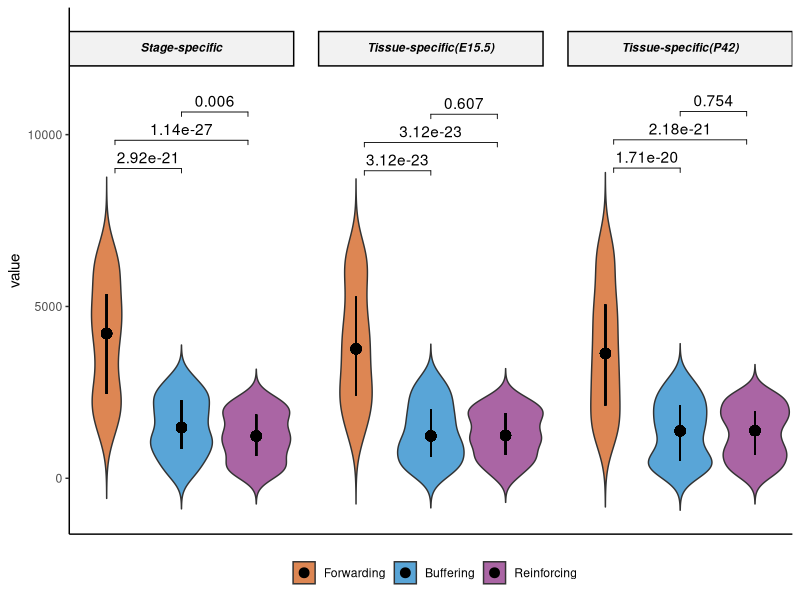
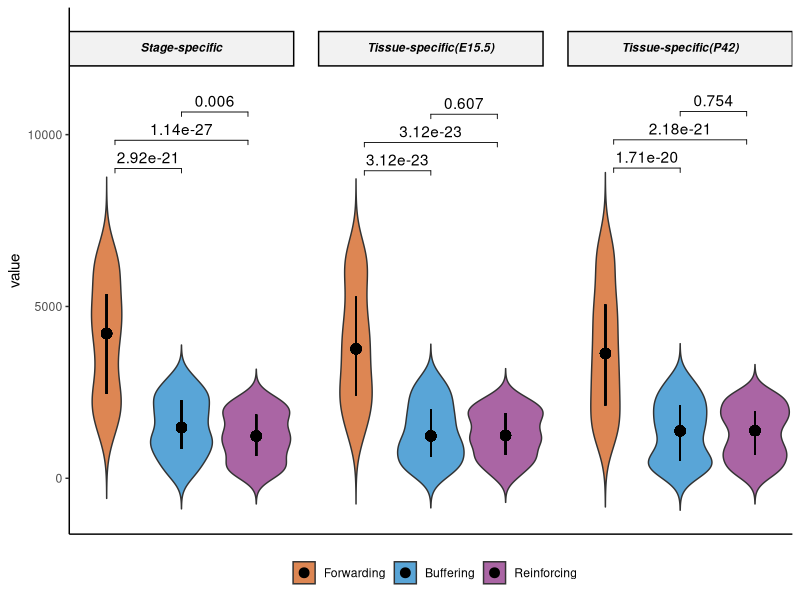

These figures' R source, in order:
# =============================================================================
# 分组提琴显著性图
# organized：线性脚本 + 中文分节；路径相对本条目目录
# =============================================================================
# =============================================================================

script_dir <- tryCatch(
  dirname(normalizePath(sys.frame(1)$ofile)),
  error = function(e) {
    args <- commandArgs(trailingOnly = FALSE)
    file_arg <- grep("^--file=", args, value = TRUE)
    if (length(file_arg)) dirname(normalizePath(sub("^--file=", "", file_arg))) else normalizePath(getwd())
  }
)
root <- if (basename(script_dir) == "code") dirname(script_dir) else script_dir
out_dir <- file.path(root, "output", "figures")
dir.create(out_dir, recursive = TRUE, showWarnings = FALSE)

suppressPackageStartupMessages({
  library(ggplot2)
  library(dplyr)
  library(tidyr)
  library(readr)
  library(tibble)
  library(stringr)
  library(forcats)
})

# 载入R包
library(ggplot2)
# library(tidyverse) 已在文件头拆包

# 构建数据：
data <- data.frame(Forwarding = sample(1000:7000, 300, replace = T),
                   Buffering = sample(0:3000, 300, replace = T),
                   Reinforcing = sample(0:2500, 300, replace = T))

data$group <- rep(c("Stage-specific", "Tissue-specific(E15.5)", "Tissue-specific(P42)"),
                  each = 100)

data_long <- data %>% pivot_longer(-group,
                                   names_to = "group2",
                                   values_to = "value")

# 计算每种分组的上下四分位数，用于绘制中心的森林图：
data_long <- data_long %>%
  group_by(group, group2) %>%
  mutate(High = quantile(value, 0.75),
         Med = median(value),
         Low = quantile(value, 0.25))

data_long$group2 <- factor(data_long$group2, levels = c("Forwarding", "Buffering",
                                                        "Reinforcing"))

# 计算显著性：
library(rstatix)
library(ggpubr)

stat_t_test <- data_long %>%
  group_by(group) %>%
  t_test(value~group2, paired = T) %>%
  ungroup()

stat_t_test <- stat_t_test %>% add_xy_position(x = "group")
stat_t_test$y.position <- stat_t_test$y.position+1500

##### 绘图 ------------
ggplot(data_long, aes(group, value, fill = group2))+
  # trim参数可以调节提琴图的尾部：
  geom_violin(trim = FALSE)+
  # 中心的森林图：
  geom_linerange(aes(x = group, ymin = Low, ymax = High, group = group2),
                 position = position_dodge(width = 0.9))+
  geom_point(aes(x = group, y = Med, group = group2),
             position = position_dodge(width = 0.9), size = 3)+
  # 显著性：
  stat_pvalue_manual(
    stat_t_test, label = "p.adj",
    bracket.size = 0.3, # 粗细
    tip.length = 0.01  # 两边竖线的长度
  )+
  scale_x_discrete(expand = c(0,0))+
  annotate("rect", xmin = c(0.55, 1.55, 2.55), xmax = c(1.45, 2.45, 3.45),
           ymin = rep(12000, 3), ymax = rep(13000, 3), fill = "#f2f2f2",
           color = "black")+
  annotate("text", x = c(1:3), y = rep(12500, 3),
           label = c(expression(bolditalic("Stage-specific")),
                     expression(bolditalic("Tissue-specific(E15.5)")),
                     expression(bolditalic("Tissue-specific(P42)"))),
           color = "black", size = 3)+
  # 颜色：
  scale_fill_manual(name = "", values = c("#dd8653", "#59a5d7", "#aa65a4"))+
  # 主题：
  theme_classic()+
  theme(legend.position = "bottom",
        axis.ticks.x = element_blank(),
        axis.text.x = element_blank(),
        axis.title.x = element_blank())

ggsave(file.path(out_dir, "plot.pdf"), height = 5, width = 7)
